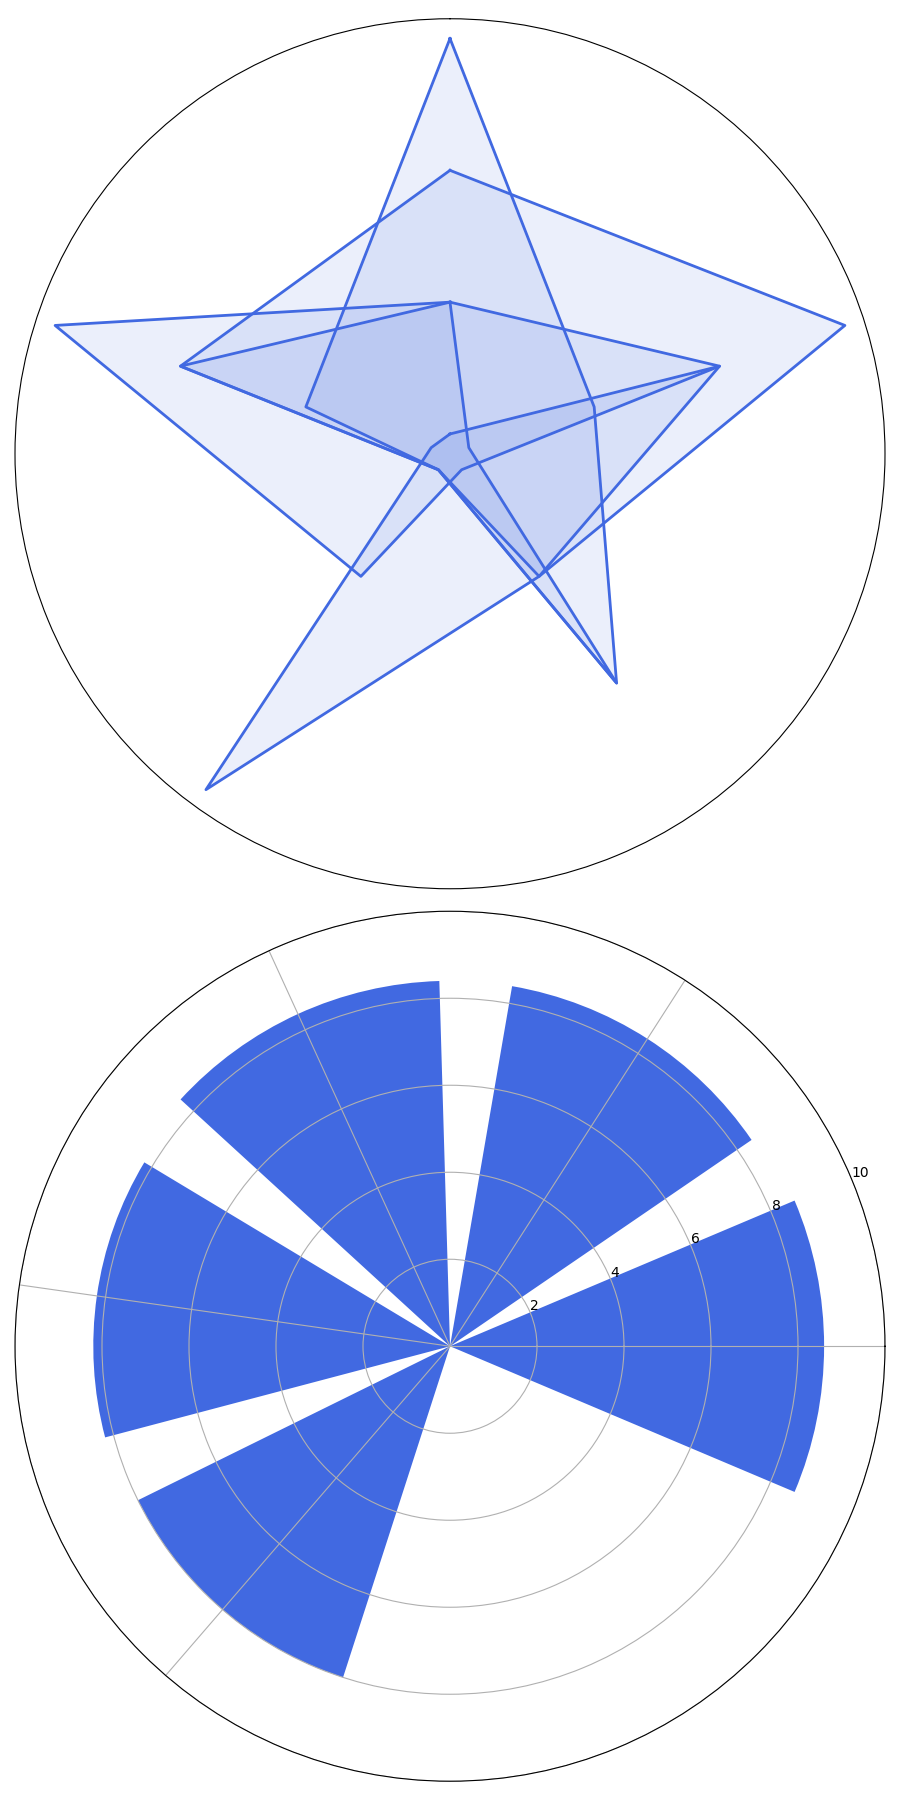

Write Python code to recreate this figure.
import numpy as np
import matplotlib.pyplot as plt

categories = ['Intelligence', 'Spell Power', 'Healing Ability', 'Defense Skill', 'Summoning Skill']
num_vars = len(categories)

wizards = {
    'Merlin': [9, 10, 8, 7, 9],
    'Gandalf': [8, 9, 7, 8, 10],
    'Dumbledore': [10, 8, 9, 7, 8],
    'Morgana': [7, 9, 8, 10, 7],
    'Saruman': [8, 7, 9, 7, 9]
}

for wizard in wizards:
    wizards[wizard] += wizards[wizard][:1]

angles = np.linspace(0, 2 * np.pi, num_vars, endpoint=False).tolist()
angles += angles[:1]

fig, axs = plt.subplots(2, 1, figsize=(9, 18), subplot_kw={'polar': True})

# Radar chart
ax = axs[0]
ax.set_theta_offset(np.pi / 2)
ax.set_theta_direction(-1)
ax.set_xticks([])
ax.set_yticks([])

single_color = 'royalblue'  # Apply a single color consistently

for score in wizards.values():
    ax.plot(angles, score, linewidth=2, linestyle='solid', color=single_color)
    ax.fill(angles, score, color=single_color, alpha=0.1)

# Bar chart
ax2 = axs[1]
average_scores = {wizard: np.mean(wizards[wizard][:-1]) for wizard in wizards}
ax2.bar(average_scores.keys(), average_scores.values(), color=single_color)
ax2.set_ylim(0, 10)

ax2.set_xticklabels([])

plt.tight_layout()
plt.show()
